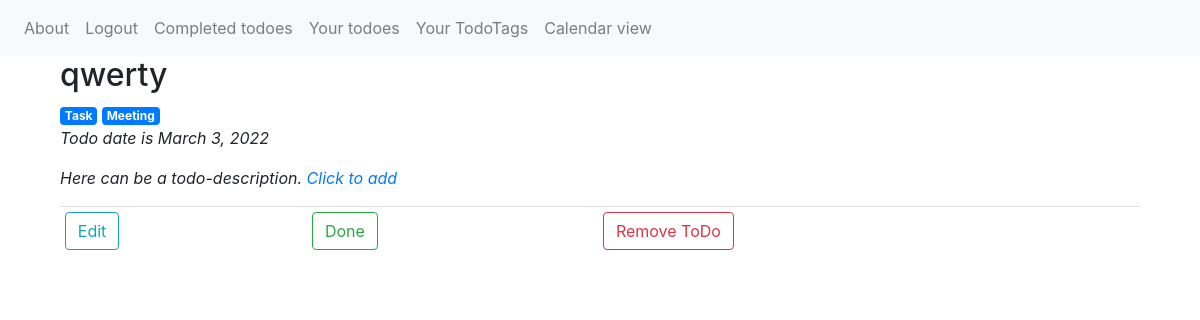
Screenshot of /todoes/todo/39/ with the database file from the repository.
### todolist/models.py (models this page shows)
class Todo(models.Model):
    title = models.CharField(max_length=200, blank=True)
    body = models.CharField(max_length=2000, blank=True)
    timestamp_create = models.DateTimeField(auto_now_add=True)
    timestamp_todo = models.DateField()
    timestamp_done = models.DateTimeField(null=True)
    status = models.BooleanField(default=False)
    user = models.ForeignKey(User, on_delete=models.CASCADE)
    tags = models.ManyToManyField(TodoTags)

class TodoTags(models.Model):
    tag_name = models.CharField(max_length=60)
    user_id = models.ForeignKey(User, on_delete=models.CASCADE)

### todolist/views.py (the view)
# urls.py: path('todoes/todo/<int:todo_id>/', TodoPage.as_view(), name='todo'),
class TodoPage(View, DataMixin, LoginRequiredMixin):
    template_name = 'todolist/todo.html'
    title = 'Todo page'
    def get(self, requset, todo_id):
        todo = Todo.objects.get(id=todo_id)
        return render(requset, self.template_name, {'menu': self.logged_menu,
                                                    'title': self.title,
                                                    'todo': todo})

### todolist/templates/todolist/todo.html (shortened to what this page needs)
{% extends 'todolist/base.html' %}
{% block content %}
{% if todo.status == False %}
    <h2>{{todo.title}}</h2>
    {% if todo.tags.all %}
        {% for tag in todo.tags.all %}
        <a href="#" class="badge badge-primary">{{tag.tag_name}}</a>
        {% endfor %}
    {% endif %}
    <p><i>Todo date is {{todo.timestamp_todo}}</i></p>
    {% if todo.body %}
        <p>{{todo.body}}</p>
    {% else %}
        <p><i>Here can be a todo-description.
            <a href="{% url 'edit_todo' todo.id%}" name="from" value="todo">Click to add</a></i></p>
    {% endif %}
{% else %}
    <h2>{{todo.title}}</h2>
    <p><i>Done at {{todo.timestamp_done}}</i></p>
    <p>{{todo.body}}</p>
{% endif %}
<table class="table table-sm">
    <tbody>
    {% if todo.status == False %}
    <tr>
        <th scope="col">
            <form action="{% url 'edit_todo' todo.id%}" method="get" name="todo">
                <button type="submit" class="btn btn-outline-info" name="edit">Edit</button>
            </form>
        </th>
        <th scope="col">
            <form action="{% url 'done_todo'%}" method="post">
                <button type="submit" class="btn btn-outline-success" name="done_todo">Done</button>
            </form>
        </th>
        {% endif %}
        <th scope="col">
            <form action="{% url 'remove_todo'%}" method="post">
                <button type="submit" class="btn btn-outline-danger" name="remove_todo">Remove ToDo</button>
            </form>
        </th>
    </tr>
    </tbody>
</table>
{% endblock %}

### rows the page displays
Todo: title "qwerty", timestamp_todo "March 3, 2022"
TodoTags: tag_name "Task"
TodoTags: tag_name "Meeting"

### other values shown
{{ m.title }} "About" "Logout" "Completed todoes" "Your todoes" "Your TodoTags" "Calendar view"
